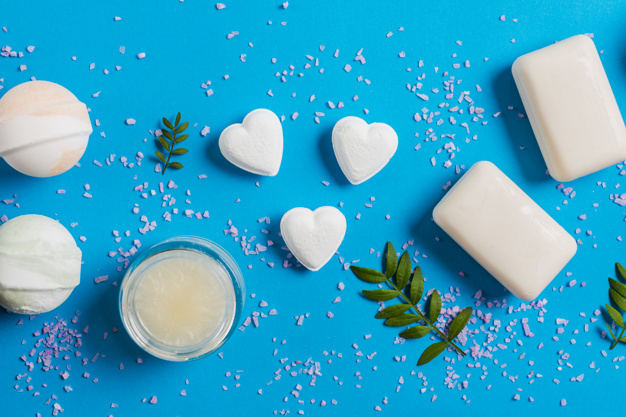
#> input picture _notebooks/dataset/soap_image.jpg, 626 x 417 px
$ jupyter execute --allow-errors 2020-08-02-01-Filters-Contrast-Transformation-and-Morphology.ipynb   (older library calls are emulated)
#> lines starting #> are read from the running program, lines starting #| are printed output that depends on the picture
# Filters, Contrast, Transformation and Morphology
> You will learn to detect object shapes using edge detection filters, improve medical images with contrast enhancement and even enlarge pictures to five times its original size! You will also apply morphology to make thresholding more accurate when segmenting images and go to the next level of processing images with Python. This is the Summary of lecture "Image Processing in Python", via datacamp.

- toc: true
- badges: true
- comments: true
- author: Chanseok Kang
- categories: [Python, Datacamp, Vision]
- image: images/edge_sobel.png

[cell 1]
import numpy as np
import matplotlib.pyplot as plt

## Jump into filtering
- Filters
    - Enhancing an image
    - Emphasize or remove features
    - Smoothing
    - Sharpening
    - Edge detection

### Edge detection
In this exercise, you'll detect edges in an image by applying the Sobel filter.

[cell 2]
def show_image(image, title='Image', cmap_type='gray'):
    plt.imshow(image, cmap=cmap_type)
    plt.title(title)
    plt.axis('off')

[cell 3]
soaps_image = plt.imread('./dataset/soap_image.jpg')
#> soaps_image is the input picture: shape (417, 626, 3); mean R, G, B 56.5, 165.4, 199.6

[cell 4]
from skimage import color
from skimage.filters import sobel

# Make the image grayscale
soaps_image_gray = color.rgb2gray(soaps_image)

# apply edge detection filters
edge_sobel = sobel(soaps_image_gray)

# Show original image
show_image(soaps_image, 'Original')

[cell 5]
# show the resulting image to compare
show_image(edge_sobel, 'Edges with Sobel')

### Blurring to reduce noise
In this exercise you will reduce the sharpness of an image of a building taken during a London trip, through filtering.

[cell 6]
from skimage.filters import gaussian

building_image = plt.imread('./dataset/building_image.jpg')
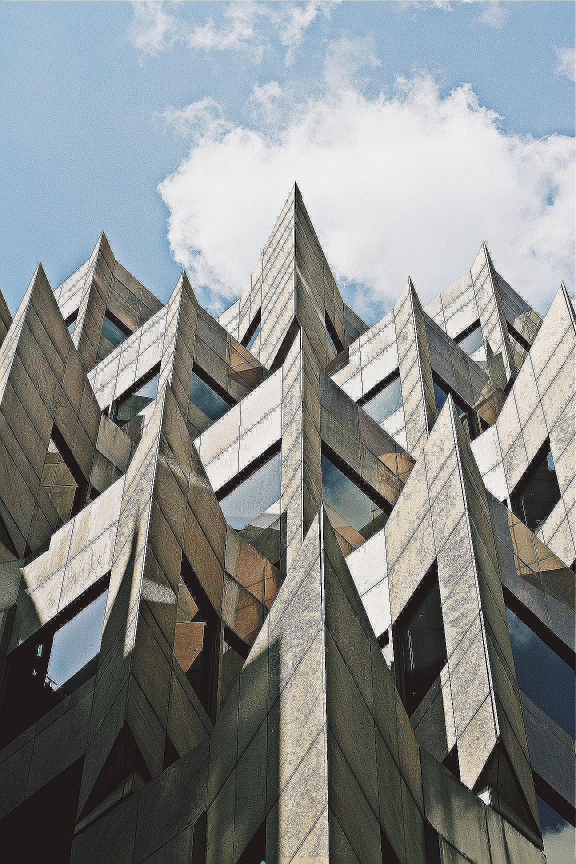
#> input picture _notebooks/dataset/building_image.jpg, 1152 x 1728 px (shown at 1/2 size)
#> building_image is the input picture: shape (1728, 1152, 3); mean R, G, B 136.2, 139.8, 139.3

# Apply filter
gaussian_image = gaussian(building_image, multichannel=True)

# Show the original image
show_image(building_image, 'Original')

[cell 7]
# Show the resulting image to compare
show_image(gaussian_image, 'Reduced sharpness Gaussian')

## Contrast enhancement
- Contrast
    - difference between the maximum and minimum pixel intensity in the image
- Enhance contrast
    - Contrast stretching
    - Histogram equalization

### Medical images
You are trying to improve the tools of a hospital by pre-processing the X-ray images so that doctors have a higher chance of spotting relevant details. You'll test our code on a chest X-ray image from the [National Institutes of Health Chest X-Ray Dataset](https://www.kaggle.com/nih-chest-xrays)

First, you'll check the histogram of the image and then apply standard histogram equalization to improve the contrast.

[cell 8]
from skimage import exposure

chest_xray_image = plt.imread('./dataset/chest_xray_image.png')
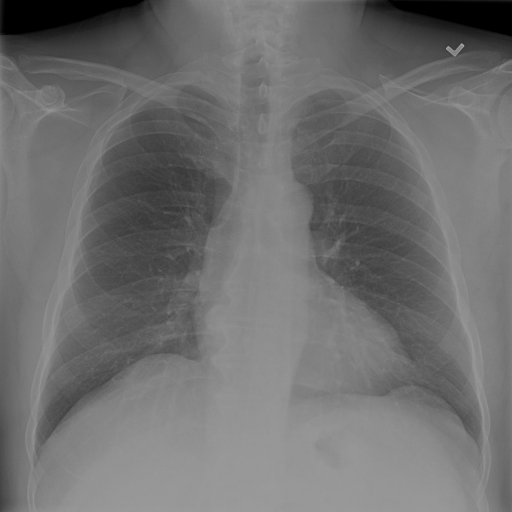
#> input picture _notebooks/dataset/chest_xray_image.png, 1024 x 1024 px (shown at 1/2 size)
#> chest_xray_image is the input picture: shape (1024, 1024) float32; min 0, max 0.675, mean 0.437

# Show original x-ray image and its histogram
show_image(chest_xray_image, 'Original x-ray')

[cell 9]
plt.title('Histogram of image')
plt.hist(chest_xray_image.ravel(), bins=256);
#> figure, not shown here; tallest bar 20508 high, from x = 0 to 0.00263

[cell 10]
# Use histogram equalization to improve the contrast
xray_image_eq = exposure.equalize_hist(chest_xray_image)

# Show the resulting image
show_image(xray_image_eq, 'Resulting image')

### Aerial image
In this exercise, we will improve the quality of an aerial image of a city. The image has low contrast and therefore we can not distinguish all the elements in it.

For this we will use the normal or standard technique of Histogram Equalization.

[cell 11]
image_aerial = plt.imread('./dataset/image_aerial.png')
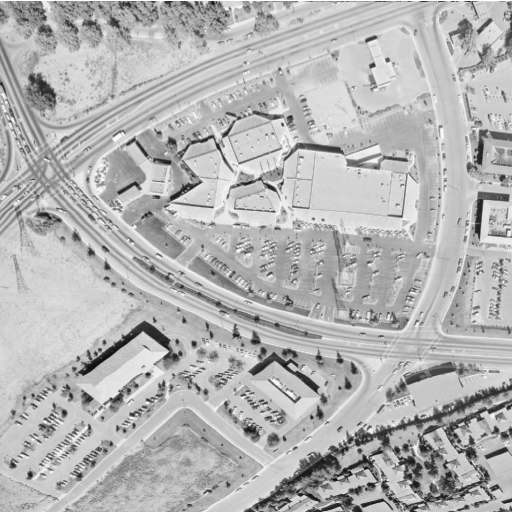
#> input picture _notebooks/dataset/image_aerial.png, 512 x 512 px
#> image_aerial is the input picture: shape (512, 512) float32; min 0.0471, max 1, mean 0.708

# Use histogram equalization to improve the contrast
image_eq = exposure.equalize_hist(image_aerial)
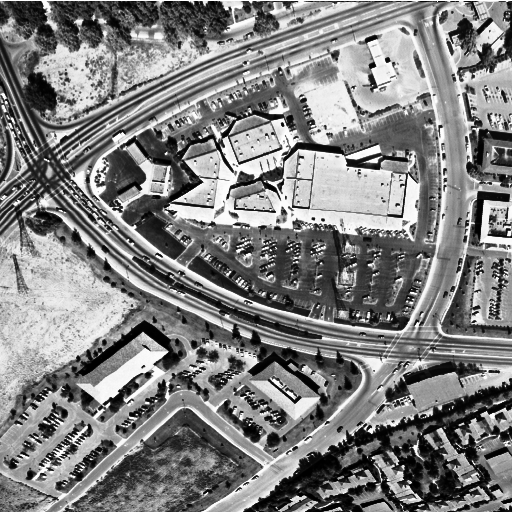
#> image_eq: shape (512, 512) float32; min 7.63e-06, max 1, mean 0.505

# Show the original image
show_image(image_aerial, 'Original')

[cell 12]
# Show the resulting image
show_image(image_eq, 'Resulting image')

### Let's add some impact and contrast
Have you ever wanted to enhance the contrast of your photos so that they appear more dramatic?

In this exercise, you'll increase the contrast of a cup of coffee.

Even though this is not our Sunday morning coffee cup, you can still apply the same methods to any of our photos.

[cell 13]
from skimage import data

# Load the image
original_image = data.coffee()
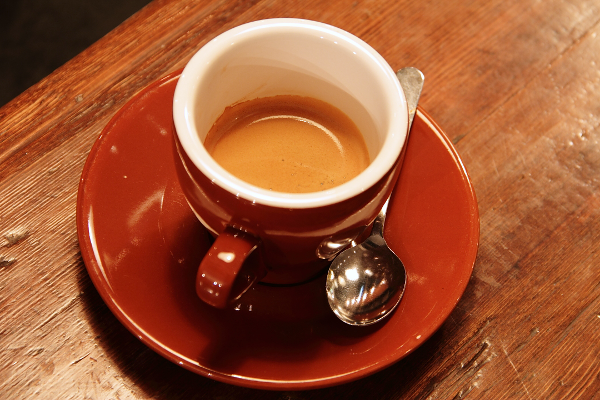
#> input picture skimage.data.coffee(), 600 x 400 px
#> original_image is the input picture: shape (400, 600, 3); mean R, G, B 158.6, 85.8, 51.5

# Apply the adaptive equalization on the original image
adapthist_eq_image = exposure.equalize_adapthist(original_image, clip_limit=0.03)
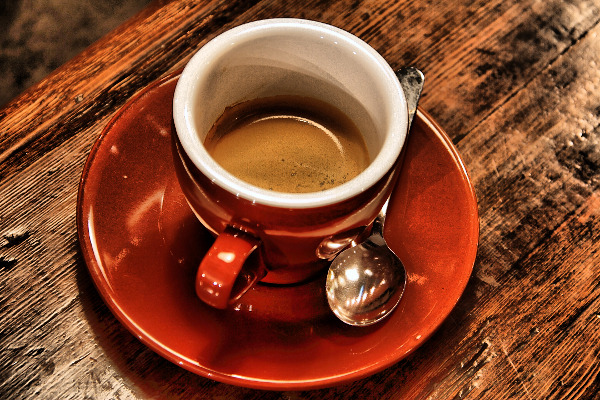
#> adapthist_eq_image: shape (400, 600, 3) float64; mean R, G, B 0.522, 0.277, 0.17

# Compare the original image
show_image(original_image)

[cell 14]
# Show the image to the equalized
show_image(adapthist_eq_image, '#ImageProcessingDatacamp')

You have increased the contrast of the image using an algorithm for local contrast enhancement, that uses histograms computed over different tile regions of the image. Local details can therefore be enhanced even in regions that are darker or lighter than the rest of the image.

## Transformations

### Aliasing, rotating and rescaling
Let's look at the impact of aliasing on images.

Remember that aliasing is an effect that causes different signals, in this case pixels, to become indistinguishable or distorted.

You'll make this cat image upright by rotating it 90 degrees and then rescaling it two times. Once with the anti aliasing filter applied before rescaling and a second time without it, so you can compare them.

[cell 15]
from skimage.transform import rotate, rescale

image_cat = plt.imread('./dataset/image_cat.jpg')
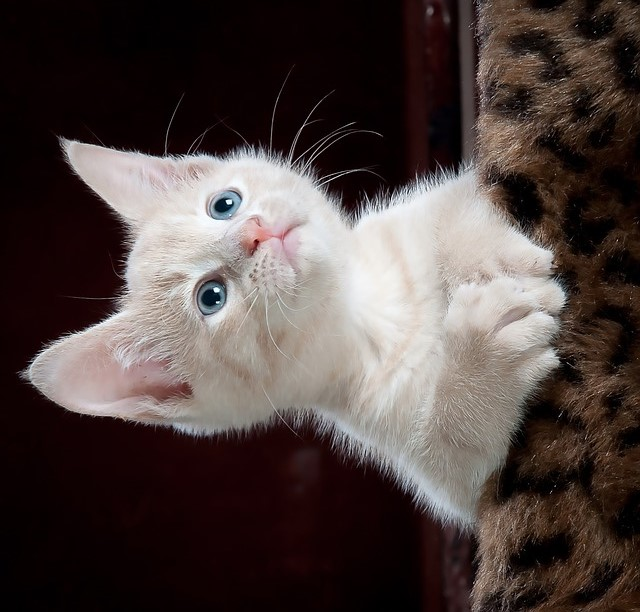
#> input picture _notebooks/dataset/image_cat.jpg, 640 x 612 px
#> image_cat is the input picture: shape (612, 640, 3); mean R, G, B 78.6, 66.9, 64.4

# Rotate the image 90 degress clockwise
rotated_cat_image = rotate(image_cat, -90)

# Rescale with anti aliasing
rescaled_with_aa = rescale(rotated_cat_image, 1/4, anti_aliasing=True, multichannel=True)
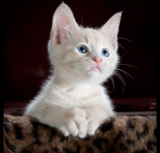
#> rescaled_with_aa: shape (153, 160, 3) float64; mean R, G, B 0.305, 0.261, 0.251

# Rescale without anti aliasing
rescaled_without_aa = rescale(rotated_cat_image, 1/4, anti_aliasing=False, multichannel=True)

# Show the anti-aliased image
show_image(rescaled_with_aa, 'Transformed with anti aliasing')

[cell 16]
# Show the image without anti-aliasing
show_image(rescaled_without_aa, 'Transformed without anti aliasing')

You rotated and rescaled the image.
Seems like the anti aliasing filter prevents the poor pixelation effect to happen, making it look better but also less sharp.

### Enlarging images
Have you ever tried resizing an image to make it larger? This usually results in loss of quality, with the enlarged image looking blurry.

The good news is that the algorithm used by scikit-image works very well for enlarging images up to a certain point.

In this exercise you'll enlarge an image three times!!

[cell 17]
from skimage.transform import rescale

# Load the image from data
rocket_image = data.rocket()
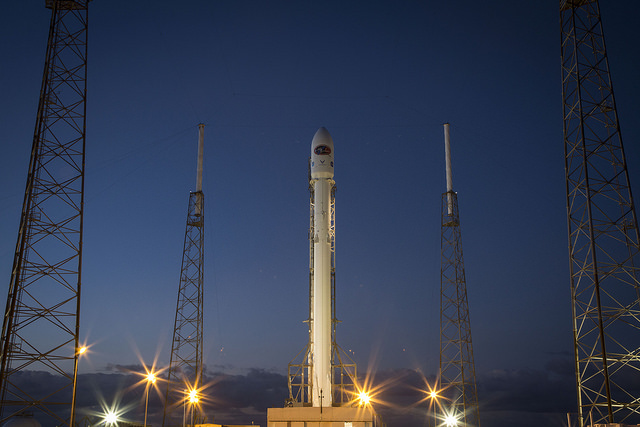
#> input picture skimage.data.rocket(), 640 x 427 px
#> rocket_image is the input picture: shape (427, 640, 3); mean R, G, B 52.3, 61.3, 82.3

# Enlarge the image so it is 3 times bigger
enlarged_rocket_image = rescale(rocket_image, 3, anti_aliasing=True, multichannel=True)

# Show the original image
show_image(rocket_image)

[cell 18]
# Show the resulting image
show_image(enlarged_rocket_image, '3 times enlarged image')

### Proportionally resizing
We want to downscale the images of a veterinary blog website so all of them have the same compressed size.

It's important that you do this proportionally, meaning that these are not distorted.

First, you'll try it out for one image so you know what code to test later in the rest of the pictures.

[cell 19]
from skimage.transform import resize

dogs_banner = plt.imread('./dataset/dogs_banner.jpg')
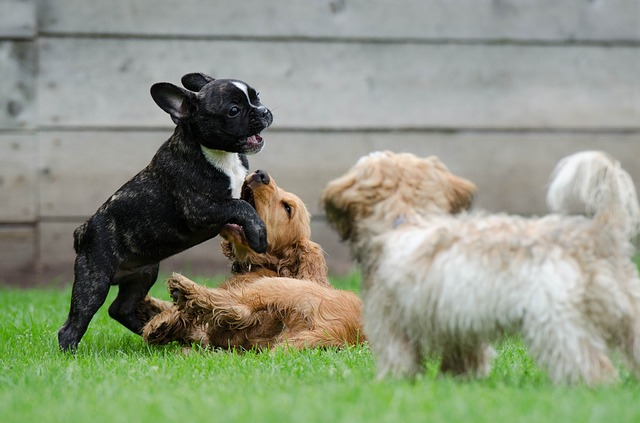
#> input picture _notebooks/dataset/dogs_banner.jpg, 640 x 423 px
#> dogs_banner is the input picture: shape (423, 640, 3); mean R, G, B 140.7, 147.6, 127.1

# Set proportional height so its half its size
height = int(dogs_banner.shape[0] / 2)
#> height = 211
width = int(dogs_banner.shape[1] / 2)
#> width = 320

# Resize using the calculated proportional height and width
image_resized = resize(dogs_banner, (height, width), anti_aliasing=True)

# Show the original image
show_image(dogs_banner, 'Original')
